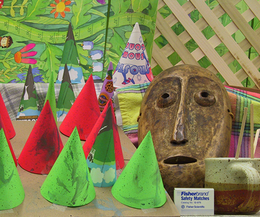
%> input picture cones/im2.png, 260 x 217 px, shrunk from 450 x 375 before the run
$ octave test.m   (GNU Octave 9; MATLAB toolbox functions it lacks are replaced by stand-ins)
%> lines starting %> are read from the running program, lines starting %| are printed output that depends on the picture
%> further down, I1 is the input picture: size 217x260x3 uint8; mean R, G, B 132.6, 130.2, 82.4
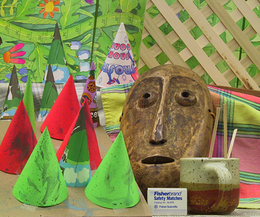
%> input picture cones/im6.png, 260 x 217 px, shrunk from 450 x 375 before the run
%> further down, I2 is the input picture: size 217x260x3 uint8; mean R, G, B 137.4, 133.3, 83.6
### crossCor.m
function [R] = crossCor(img1, img2, winSize)
%> called with winSize = 61

    xlim = floor(winSize/2);
    ylim = floor(winSize/2);

    [h, w, ~] = size(img1);
%> h = 217; w = 260

    R = zeros(h, w);

    I1 = double(rgb2gray(img1))/255;
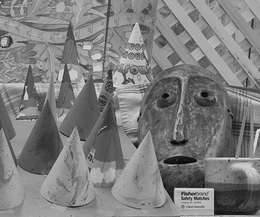
%> I1: size 217x260 double; min 0.00784, max 0.922, mean 0.492
    I2 = double(rgb2gray(img2))/255;
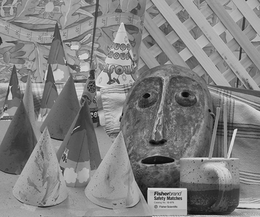
%> I2: size 217x260 double; min 0.0196, max 0.941, mean 0.505

    H = hamming(winSize);

    for i = 1 + xlim:h - xlim
        for j = 1 + ylim:w - ylim

            i1 = I1(i - xlim:i + xlim, j - ylim:j + ylim).*H;
            i2 = I2(i - xlim:i + xlim, j - ylim:j + ylim).*H;

            f1 = fft2(i1);
            f2 = fft2(i2);

            f  = f1.*conj(f2);

            r = abs(ifft2(f./abs(f)));
            r = r(1, :);

            M = find(r == max(r));
            R(i, j) = M;
        end
    end
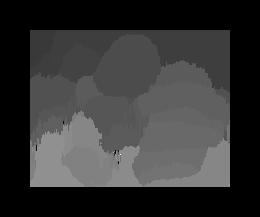
%> R: size 217x260 double; min 0, max 53, mean 11.1; drawn with min black and max white
end

### test.m
close all
clear
clc

I1 = imread('cones/im2.png');  %left image
I2 = imread('cones/im6.png');  %right image

% Image size
% [h, w , ~] = size(I1);
%
% I1 = double(rgb2gray(I1(50:100, 300:350, :)))/255;
% I2 = double(rgb2gray(I2(50:100, 300:350, :)))/255;

%%
% FFT1 = fft2(I1);
% f1   = abs(FFT1);
%
% FFT2 = fft2(I2);
% f2   = abs(FFT2);
%
% crossFFT = FFT1.*conj(FFT2);
% R = crossFFT ./ abs(crossFFT);
%
% crossCorr = ifft2(R);
% cc = abs(crossCorr);
%
% figure, imshow(I1);
% figure, imshow(I2);
% figure, imagesc(cc);
% % figure, imshow(fftshift(uint8(f1)));

%%
R = crossCor(I1, I2, 61);
